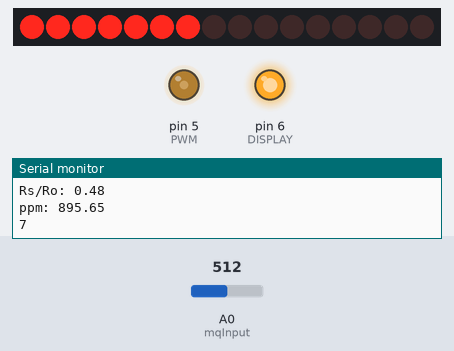
The sketch below on a simulated Arduino Uno, built with avr-gcc and run on an emulated ATmega328P. Shown: 16 shift-register outputs drawn as a row of LEDs (first output left, lit = HIGH), output pins drawn as LEDs (lit = HIGH), the last lines printed to the serial monitor. Wiring (inferred from the names in the program): 2 × shift register (74HC595): data pin 11; shift clock pin 13; latch pin 9. Wiring (inferred from the signals the program sends): row of LEDs: on Q0, Q1, Q2, Q3, Q4, Q5, Q6, Q7, Q8, Q9, Q10, Q11, Q12, Q13, Q14, Q15. The test bench sets the inputs (shaded band); at power-on: A0 (mqInput) = 512. Pins used as bus, display or sensor lines are not drawn.

Above: at 2.2 s.
2.3 s: A0 (mqInput) set to 716
At 3.4 s:
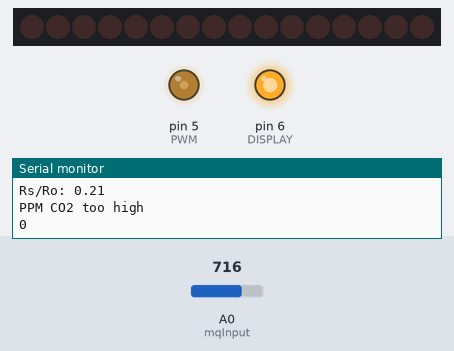
6.5 s: A0 (mqInput) set to 511
At 7.7 s:
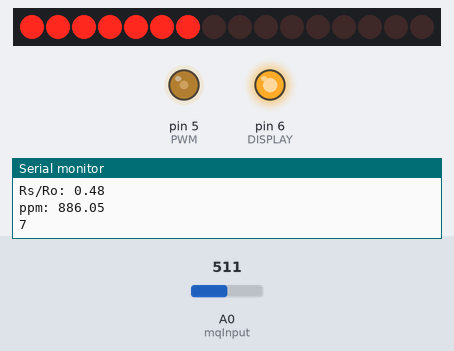
9.2 s: A0 (mqInput) set to 306
At 12.2 s:
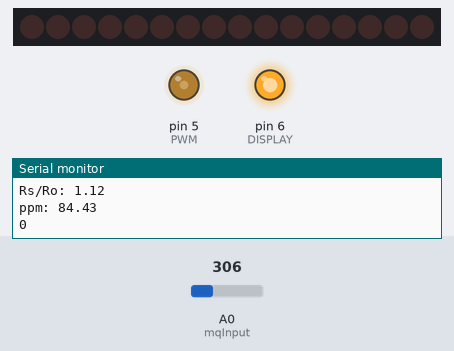
Timing chart, 0 to 13.7 s (numbered marks = the images above; inputs shaded):
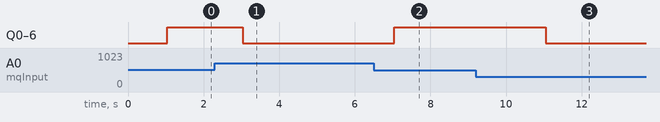

The sketch:

Uno_AirQuality.ino
```cpp
/*
   File: Uno_AirQuality.ino
   Get air quality signal from MQ135 sensor
   (c) Claus Kuehnel 2020-04-28 info@ckuehnel.ch

   using
   Air quality click (PID: MIKROE-1630)
   BarGraph Click    (PID: MIKROE-1423) on
   Arduino UNO click shield (PID: MIKROE-1581)

   based on
   https://github.com/ckuehnel/Arduino_Sensorknoten/blob/master/General/MQ135-1.ino
   http://davidegironi.blogspot.com/2017/05/mq-gas-sensor-correlation-function.html
*/

int mqInput = A0;        //sensor input PIN, left slot
int mqR = 20000;         //pull-down resistor value, adjustable between 10 - 20 kOhm
long rO = 41763;         //rO sensor value
float minRsRo = 0.358;   //min value for Rs/Ro
float maxRsRo = 2.428;   //max value for Rs/Ro
float a = 116.6020682;   //sensor a coefficient value
float b = -2.769034857;  //sensor b coefficient value

#define SDIN 11   // DS 74HC595
#define SCLK 13   // SHCP 74HC595
#define LATCH 9   // STCP 74HC595, right slot
#define DISPLAY 6 //  CS bargraph, right slot
#define PWM 5  // PWM right, slot

byte MSB, LSB;
unsigned int bar[] = {0,0x01,0x03,0x07,0x0F,0x1F, 0x3F, 0x7F,0xFF,0x1FF, 0x3FF};

void setup()
{
  pinMode(mqInput, INPUT);
  pinMode(LED_BUILTIN, OUTPUT); // On-board LED
  pinMode(SDIN, OUTPUT);
  pinMode(SCLK, OUTPUT);
  pinMode(LATCH, OUTPUT);
  pinMode(DISPLAY, OUTPUT);
  digitalWrite(DISPLAY,HIGH); // CS bargraph right slot
  pinMode(PWM, OUTPUT);
  analogWrite(PWM, 88);  // dimming LEDs
  Serial.begin(9600);
  delay(1000);
  Serial.println("\nMeasuring Air Quality by MQ-135 Sensor...");
}

void loop()
{
  float ppm;
  int adcRaw = analogRead(mqInput);

  if (adcRaw >= 100) digitalWrite(LED_BUILTIN, HIGH);
  else digitalWrite(LED_BUILTIN, LOW);

  Serial.print("ADC: "); Serial.println(adcRaw);
  long rS = ((1024.0 * mqR) / adcRaw) - mqR;
  Serial.print("Rs: "); Serial.println(rS);
  float rSrO = (float)rS / (float)rO;
  Serial.print("Rs/Ro: "); Serial.println(rSrO);
  if(rSrO < maxRsRo && rSrO > minRsRo)
  {
    ppm = a * pow((float)rS / (float)rO, b);
    Serial.print("ppm: "); Serial.println(ppm);
    digitalWrite(LED_BUILTIN, HIGH);
  }
  if(rSrO < minRsRo) Serial.println("PPM CO2 too high");
  if(rSrO > maxRsRo) Serial.println("PPM CO2 quite low");
  Serial.println();
  unsigned int bg = map(int(ppm), 0, 1200, 0, 10);
  Serial.println(bg);
  dispBargraph(bg);
  delay(2000);
}
```

dispBargraph.ino
```cpp
void dispBargraph(byte i)
{
   LSB = lowByte(bar[i]);
   MSB = highByte(bar[i]);
   digitalWrite(LATCH, LOW); // blocage du registre de sortie des 74HC595
   shiftOut(SDIN, SCLK, MSBFIRST, MSB); // envoi des 8 bits de poids forts sur le second 74HC595
   shiftOut(SDIN, SCLK, MSBFIRST, LSB); // envoi des 8 bits de poids faibles sur le premier 74HC595
   digitalWrite(LATCH, HIGH); // déblocage du registre de sortie des 74HC595
}
```

Measured:
- after the input at 2.3 s, Q0–6: HIGH → LOW after 0.73 s
- after the input at 6.5 s, Q0–6: LOW → HIGH after 0.54 s
- after the input at 9.2 s, Q0–6: HIGH → LOW after 1.8 s
